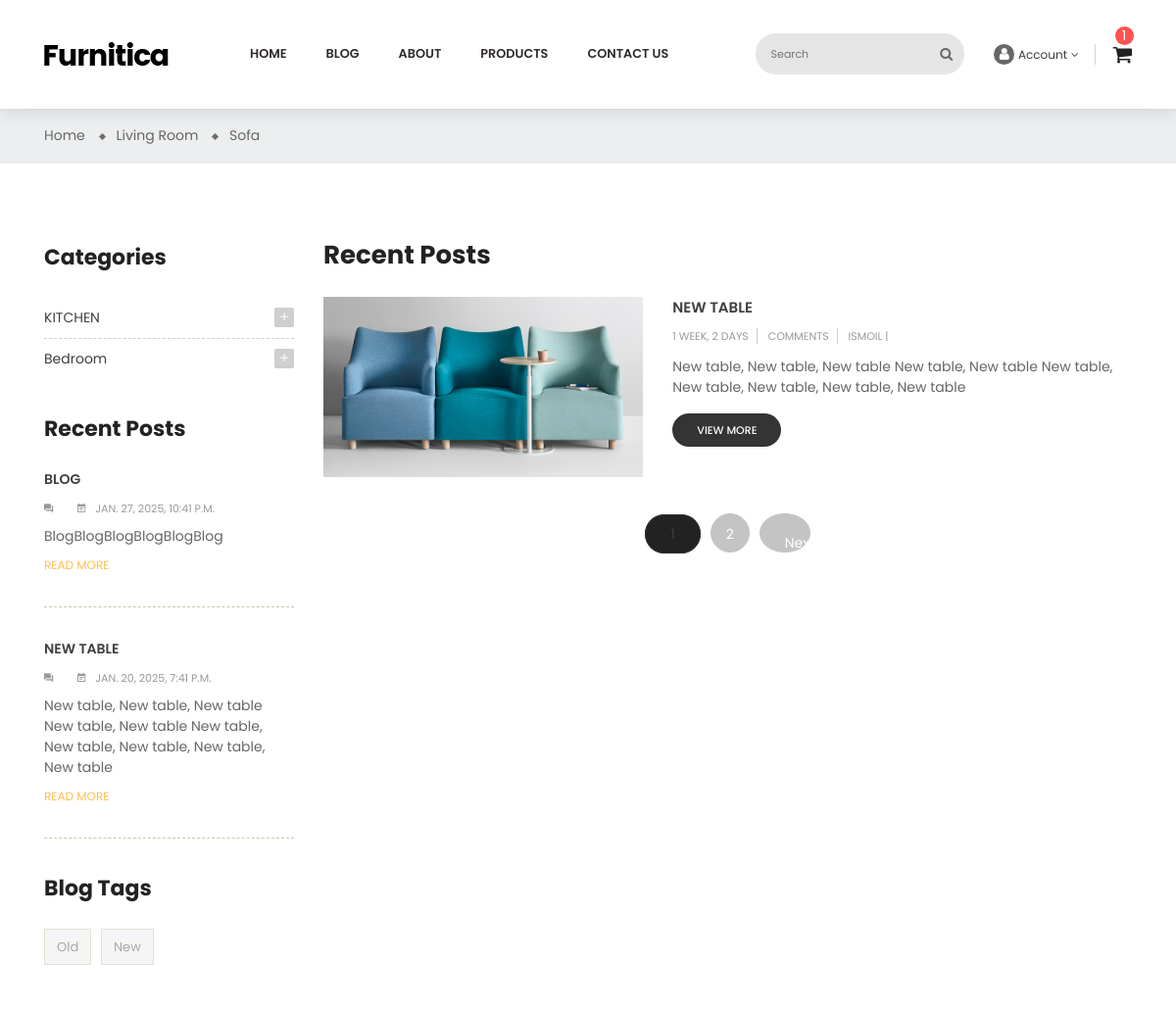
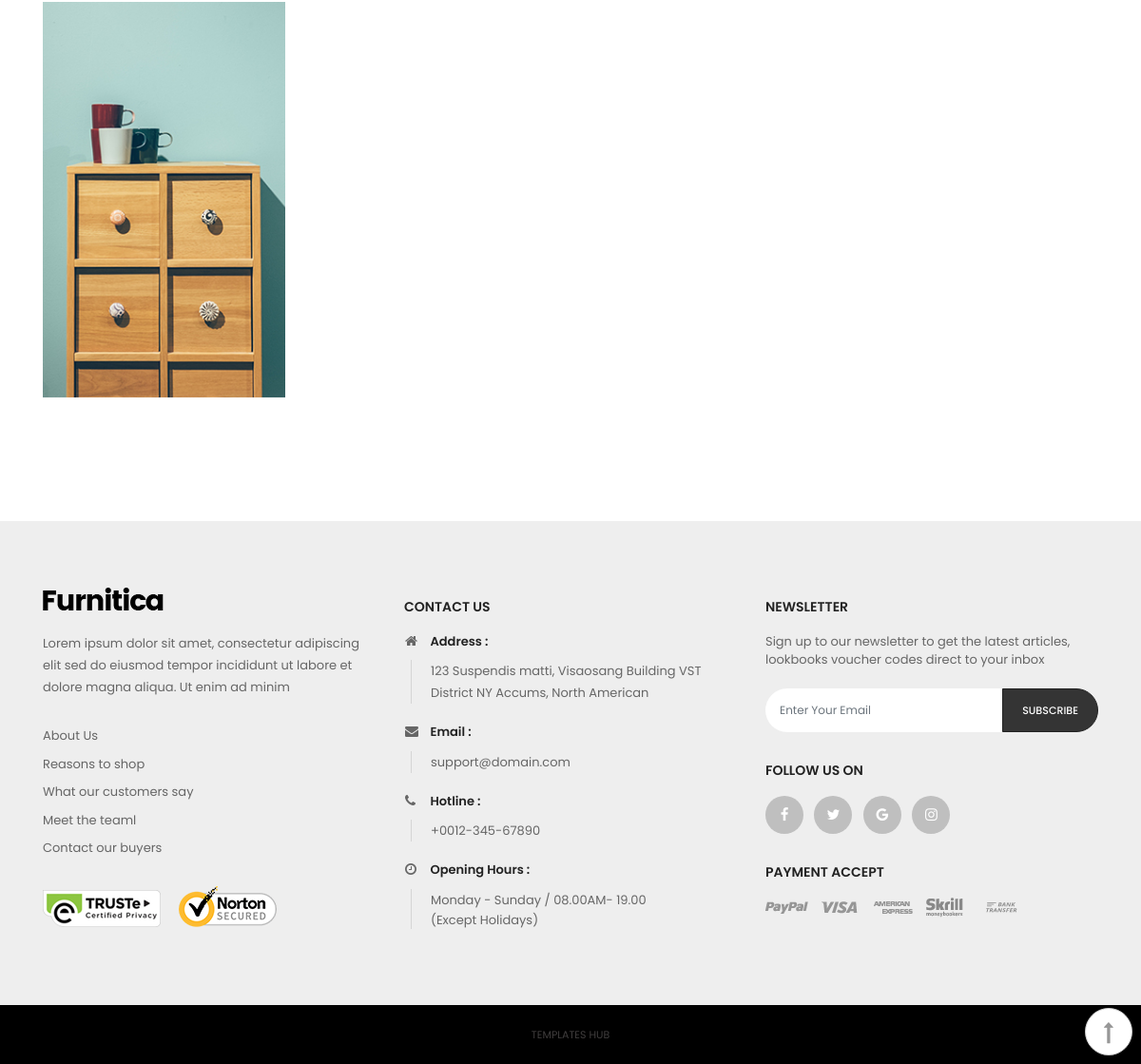
The app's page /en/blogs/blogs/ with its own data (2 pictures, top to bottom).
### blogs/models.py (models this page shows, shortened)
class BlogCategoryModel(BaseModel):
    title = models.CharField(max_length=125, verbose_name=_('title'))
    parent = models.ForeignKey('self', on_delete=models.PROTECT, null=True, blank=True, related_name='children', verbose_name=_('parent'))
    class Meta:
        verbose_name = _('blog category')
        verbose_name_plural = _('blog cetegories')

class BlogModel(BaseModel):
    image = models.ImageField(upload_to='blogs', verbose_name=_('image'))
    title = models.CharField(max_length=125, verbose_name=_('title'))
    description = models.TextField(verbose_name=_('description'))
    author = models.ManyToManyField(BlogAuthorModel, verbose_name=('blogs'))
    categories = models.ManyToManyField(BlogCategoryModel, verbose_name=_('categories'))
    tags = models.ManyToManyField(BlogTagModel, related_name='tags', verbose_name=_('tags'))
    class Meta:
        verbose_name = _('Blog')
        verbose_name_plural = _('Blogs')

class BlogTagModel(BaseModel):
    title = models.CharField(max_length=125, verbose_name=_('title'))
    class Meta:
        verbose_name = _('blog tag')
        verbose_name_plural = _('blog tags')

class BlogAuthorModel(BaseModel):
    first_name = models.CharField(max_length=125, verbose_name=_('first_name'))
    last_name = models.CharField(max_length=125, verbose_name=_('last_name'))
    avatar = models.ImageField(upload_to='blogs/avatars/', verbose_name=_('avatar'))
    class Meta:
        verbose_name = _('Blog author')
        verbose_name_plural = _('Blog authors')

### blogs/views.py (the view)
# urls.py: path('blogs/', BlogListView.as_view(), name='list'),
class BlogListView(ListView):
    template_name = 'blogs/blog-list.html'
    context_object_name = 'blogs'
    paginate_by = 1
    def get_queryset(self):
        tag = self.request.GET.get('tag')
        blogs = BlogModel.objects.all()
        category = self.request.GET.get('category')
        if tag:
            blogs = blogs.filter(tags=tag)
        elif category:
            blogs = blogs.filter(categories=category)
        return blogs
    def get_context_data(self, **kwargs):
        context = super().get_context_data(**kwargs)
        context["categories"] = BlogCategoryModel.objects.all()
        context["recent_blogs"] = BlogModel.objects.order_by('-created_at')[:2]
        context["tags"] = BlogTagModel.objects.all()
        return context

### templates/blogs/blog-list.html (shortened to what this page needs)
{% extends "layouts/base.html" %}
{% load static %}
{% load i18n %}
{% block body %}id="blog-list-sidebar-left" class="blog"{% endblock %}
{% block content %}
<div class="main-content">
    <div id="wrapper-site">
        <div id="content-wrapper">
            <div id="main">
                <div class="page-home">
                    <nav class="breadcrumb-bg">
                        <div class="container no-index">
                            <div class="breadcrumb">
                                <ol>
                                    <li>
                                        <a href="#">
                                            <span>Home</span>
                                        </a>
                                    </li>
                                    <li>
                                        <a href="#">
                                            <span>Living Room</span>
                                        </a>
                                    </li>
                                    <li>
                                        <a href="#">
                                            <span>Sofa</span>
                                        </a>
                                    </li>
                                </ol>
                            </div>
                        </div>
                    </nav>
                    <div class="container">
                        <div class="content">
                            <div class="row">
                                <div class="sidebar-3 sidebar-collection col-lg-3 col-md-3 col-sm-4">
                                    <div class="sidebar-block">
                                        <div class="title-block">Categories</div>
                                        <div class="block-content">
                                            {% for category in categories %}
                                                {% if category.parent %}
                                                {% else %}
                                                        <div class="cateTitle hasSubCategory open level1">
                                                        <span class="arrow collapse-icons collapsed" data-toggle="collapse" data-target="#{{ category.id }}" aria-expanded="false" role="status">
                                                            <i class="zmdi zmdi-plus"></i>
                                                        </span>
                                                        <a class="cateItem" href="?category={{category.id}}">{{ category.title }}</a>
                                                    </div>
                                                {% endif %}
                                            {% endfor %}
                                        </div>
                                    </div>
                                    <div class="sidebar-block">
                                        <div class="title-block">Recent Posts</div>
                                        <div class="post-item-content">
                                            {% for recent_blog in recent_blogs %}
                                            <div>
                                                <div class="late-item first-child">
                                                    <a href="{% url "blogs:detail" pk=recent_blog.id %}">
                                                        <p class="content-title">{{ recent_blog.title }}</p>
                                                    </a>
                                                    <span><i class="zmdi zmdi-comments">{{recent_blog.comment.count}}</i></span>
                                                    <span>
                                                        <i class="zmdi zmdi-calendar-note"></i>{{ recent_blog.created_at }}
                                                    </span>
                                                    <p class="description">{{ recent_blog.description }}</p>
                                                    <p class="remove">
                                                        <a href="blog-detail.html">READ MORE</a>
                                                    </p>
                                                </div>
                                            </div>
                                            {% endfor %}
                                        </div>
                                    </div>
                                    <div class="sidebar-block product-tags">
                                        <div class="title-block">
                                            Blog Tags
                                        </div>
                                        <div class="block-content">
                                            <ul class="listSidebarBlog list-unstyled">
                                                {% for tag in tags %}
                                                    <li>
                                                        <a href="?tag={{tag.id}}" title="Show products matching tag Hot Trend">{{ tag.title }}</a>
                                                    </li>
                                                {% endfor %}
                                            </ul>
                                        </div>
                                    </div>
                                    <div class="sidebar-block group-image-special">
                                        <div class="effect">
                                            <a href="#">
                                                <img class="img-fluid" src="{% static 'img/blog/advertising.jpg' %}" alt="banner-2" title="banner-2">
                                            </a>
                                        </div>
                                    </div>
                                </div>
                                <div class="col-sm-8 col-lg-9 col-md-9 flex-xs-first main-blogs">
                                    <h2>Recent Posts</h2>
                                    {% for blog in blogs %}
                                        <div class="list-content row">
                                        <div class="hover-after col-md-5 col-xs-12">
                                            <a href="{% url "blogs:detail" pk=blog.id %}">
                                                <img src="{{ blog.image.url }}" alt="img">
                                            </a>
                                        </div>
                                        <div class="late-item col-md-7 col-xs-12">
                                            <p class="content-title">
                                                <a href="{% url "blogs:detail" pk=blog.id %}">{{ blog.title }}</a>
                                            </p>
                                            <p class="post-info">
                                                <span>{{ blog.created_at|timesince }}</span>
                                                <span>{{ blog.comment.count }} Comments</span>
                                                {% for author in blog.author.all %}
                                                <span>{{ author.first_name }} |</span>
                                                {% endfor %}
                                            </p>
                                            <p>{{ blog.description }}</p>
                                            <span class="view-more">
                                                <a href="blog-detail.html">view more</a>
                                            </span>
                                        </div></div>
                                    {% endfor %}
                                    <div class="page-list col">
                                        <ul class="justify-content-center d-flex">
                                            {% for page in page_obj.paginator.page_range %}
                                                <li class="current {% if page_obj.number == page %}active{% endif %}">
                                                    <a rel="nofollow" href="?page={{page}}" class="disabled js-search-link">
                                                        {{ page }}
                                                    </a>
                                                </li>
                                            {% endfor %}
                                            {% if page_obj.has_next %}
                                                <li>
                                                    <a rel="next" href="?page={{page_obj.next_page_number}}" class="next disabled js-search-link">
                                                        Next
                                                    </a>
                                                </li>
                                            {% endif %}
                                        </ul>
                                    </div>
                                </div>
                            </div>
                        </div>
                    </div>
                </div>
            </div>
        </div>
    </div>
</div>
{% endblock %}

### records on screen
BlogCategoryModel: title "KITCHEN"
BlogCategoryModel: title "Bedroom"
BlogModel: title "BLOG", created_at "JAN. 27, 2025, 10:41 P.M.", description "BlogBlogBlogBlogBlogBlog"
BlogModel: title "NEW TABLE", created_at "JAN. 20, 2025, 7:41 P.M.", description "New table, New table, New table New table, New table New table, New table, New table, New table, New table", image (picture), created_at "1 WEEK, 2 DAYS"
BlogTagModel: title "Old"
BlogTagModel: title "New"
BlogAuthorModel: first_name "ISMOIL"

### other values on screen
{{ page }} "1" "2"
